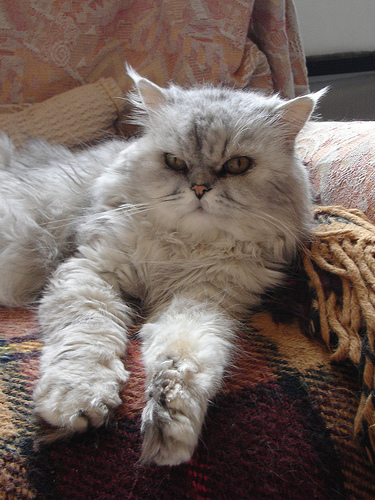
#> input picture DIP LAB FINAL/cat1.jpg, 375 x 500 px
$ jupyter execute 5.histrogram.ipynb
#> lines starting #> are read from the running program, lines starting #| are printed output that depends on the picture
[cell 1]
import cv2 as cv
import numpy as np
import matplotlib.pyplot as plt

image = cv.imread("cat1.jpg")
#> image is the input picture: shape (500, 375, 3); mean B, G, R 95.2, 101.7, 116.1
img = cv.cvtColor(image, cv.COLOR_BGR2GRAY)
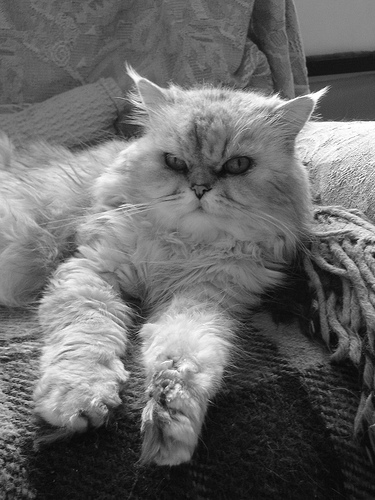
#> img: shape (500, 375); min 3, max 255, mean 105.3
plt.figure(figsize=(20,20))
plt.subplot(2,1,1)
plt.imshow(img, cmap='gray')
plt.axis('off')
img2 = np.copy(img)
row = img2.shape[0]
#> row = 500
column = img2.shape[1]
#> column = 375
img2 = np.reshape(img2,img2.shape[0]*img2.shape[1])
img2
img2=np.sort(img2)
img2.shape
hist = np.zeros(256)
for i in img2:
    hist[i] = hist[i]+1
#> this loop made 187500 passes
#> i on passes 1 to 3: 3, 4, 5
#> after the loop, hist = 256 values, max 2039 at index 19, min 0 at index 0, mean 732.4
hist = hist/(row*column)
#> hist = 256 values, max 0.0109 at index 19, min 0 at index 0, mean 0.00391
hist_difference = np.array([x if i%5 == 0 else 0 for i,x in enumerate(hist)])
#> hist_difference = 256 values, max 0.0104 at index 20, min 0 at index 0, mean 0.000779
plt.subplot(2,1,2)
plt.bar(np.arange(256),hist_difference)
plt.show()
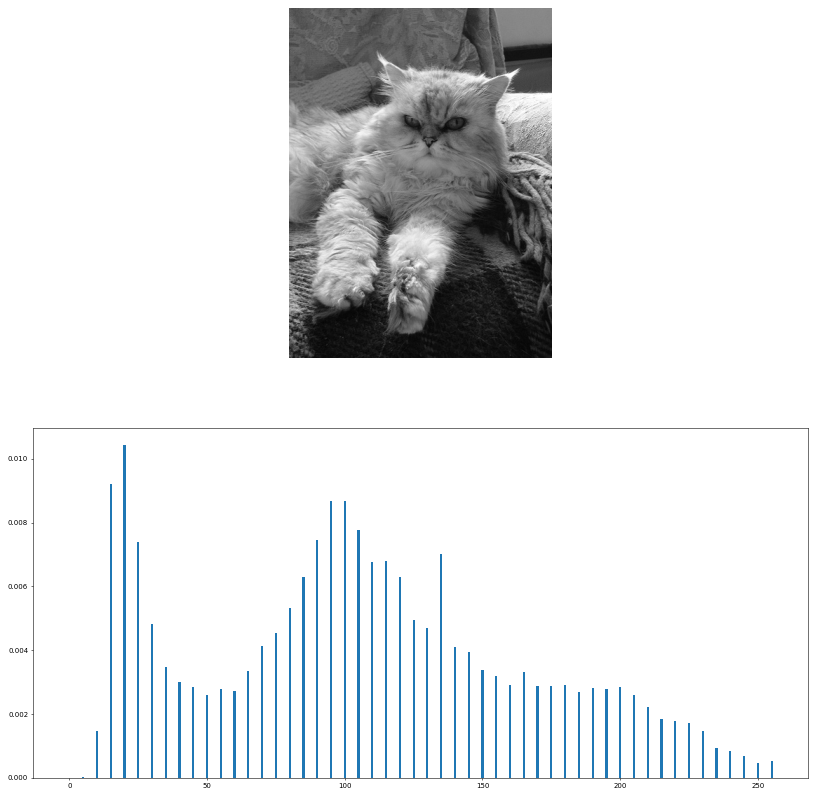
#> figure drawn by matplotlib, 2 panels; panel 2: tallest bar 0.0104 high, from x = 19.6 to 20.4

$ run again, with DIP LAB FINAL/matched.jpg copied over DIP LAB FINAL/cat1.jpg
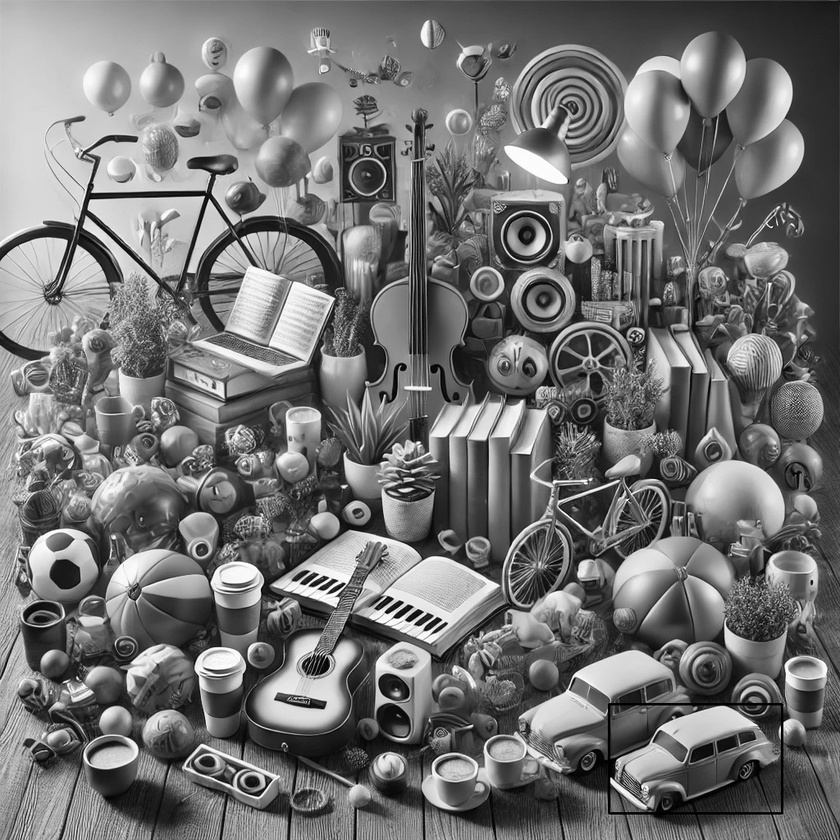
#> input picture DIP LAB FINAL/matched.jpg, 840 x 840 px, shrunk from 1024 x 1024 before the run
#> image is the input picture: shape (840, 840, 3); min 0, max 255, mean 114.5
#> after the loop `for i in img2:`: hist = 256 values, max 5212 at index 46, min 180 at index 254, mean 2756.2
#> `hist = hist/(row*column)`: hist = 256 values, max 0.00739 at index 46, min 0.000255 at index 254, mean 0.00391
#> hist_difference = 256 values, max 0.00708 at index 45, min 0 at index 1, mean 0.000783
#> `plt.show()`:
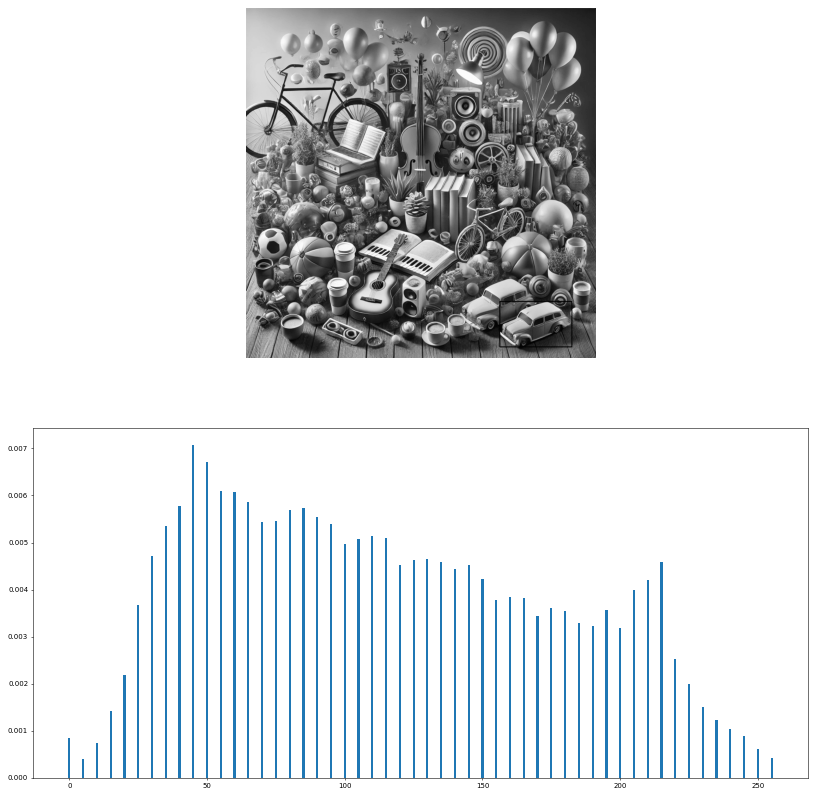
#> figure drawn by matplotlib, 2 panels; panel 2: tallest bar 0.00708 high, from x = 44.6 to 45.4

$ run again, with DIP LAB FINAL/d10.png saved as DIP LAB FINAL/cat1.jpg
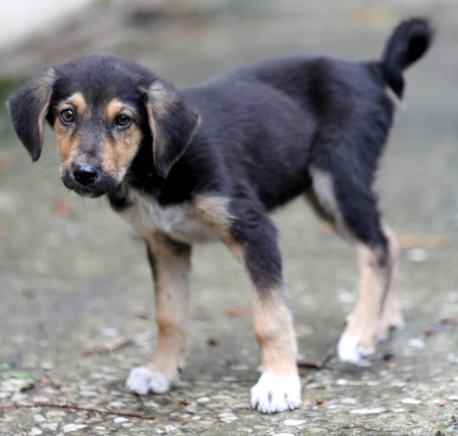
#> input picture DIP LAB FINAL/d10.png, 458 x 436 px
#> image is the input picture: shape (436, 458, 3); mean B, G, R 135.1, 134.4, 136.1
#> `img = cv.cvtColor(image, cv.COLOR_BGR2GRAY)`:
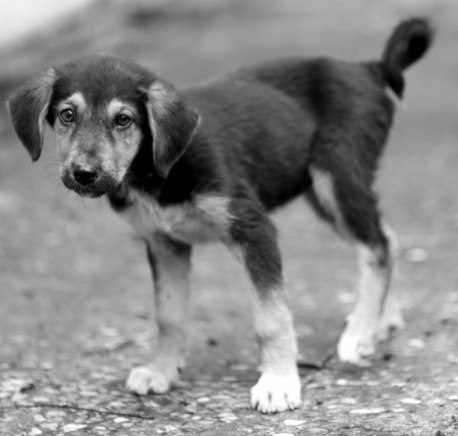
#> img: shape (436, 458); min 0, max 255, mean 135
#> after the loop `for i in img2:`: hist = 256 values, max 3952 at index 158, min 61 at index 248, mean 780
#> `hist = hist/(row*column)`: hist = 256 values, max 0.0198 at index 158, min 0.000305 at index 248, mean 0.00391
#> hist_difference = 256 values, max 0.0178 at index 160, min 0 at index 1, mean 0.000775
#> `plt.show()`:
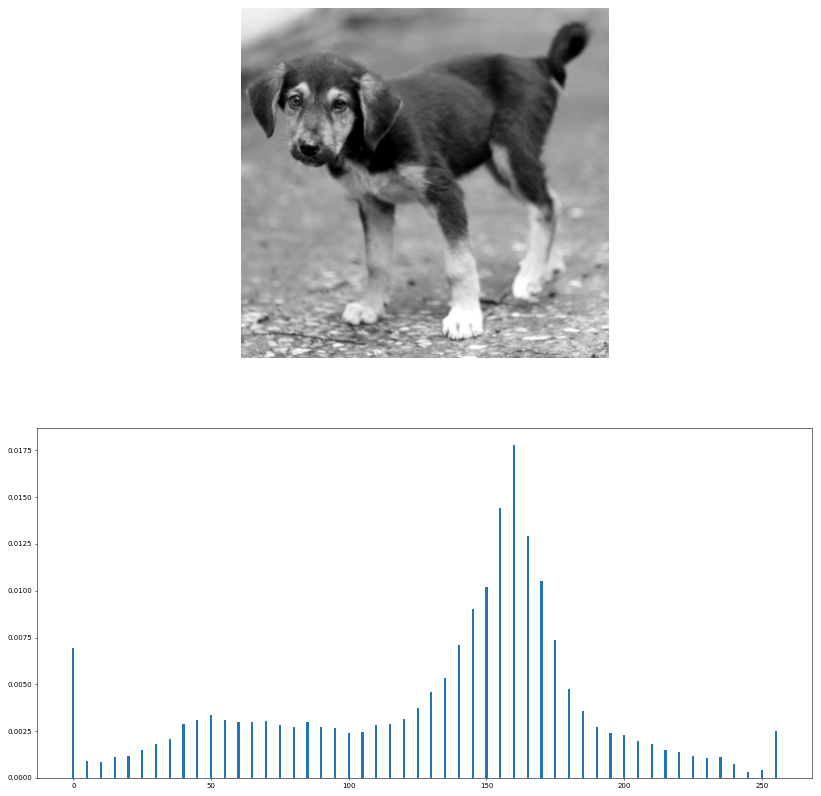
#> figure drawn by matplotlib, 2 panels; panel 2: tallest bar 0.0178 high, from x = 159.6 to 160.4

$ run again, with DIP LAB FINAL/image.png saved as DIP LAB FINAL/cat1.jpg
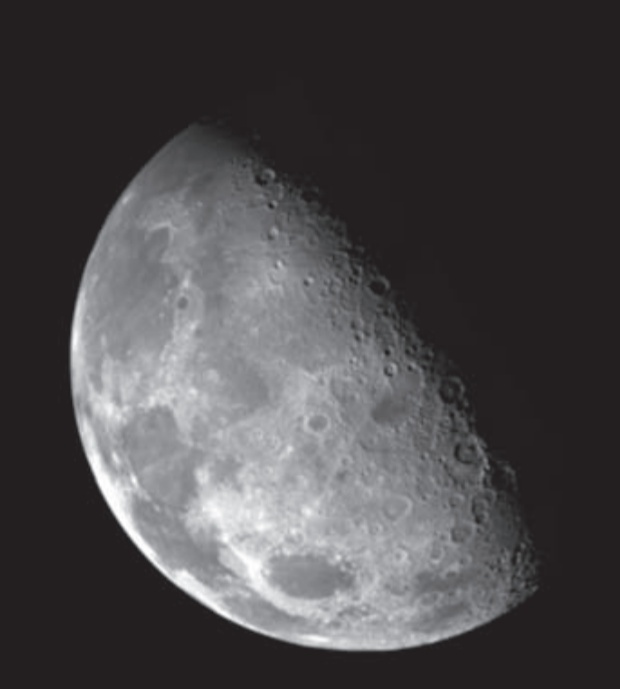
#> input picture DIP LAB FINAL/image.png, 620 x 689 px
#> image is the input picture: shape (689, 620, 3); mean B, G, R 74.6, 72.8, 74.9
#> the loop `for i in img2:` made 427180 passes
#> i on passes 1 to 3: 29, 29, 29
#> after the loop `for i in img2:`: hist = 256 values, max 227697 at index 32, min 0 at index 0, mean 1668.7
#> `hist = hist/(row*column)`: hist = 256 values, max 0.533 at index 32, min 0 at index 0, mean 0.00391
#> hist_difference = 256 values, max 0.00514 at index 145, min 0 at index 0, mean 0.000319
#> `plt.show()`:
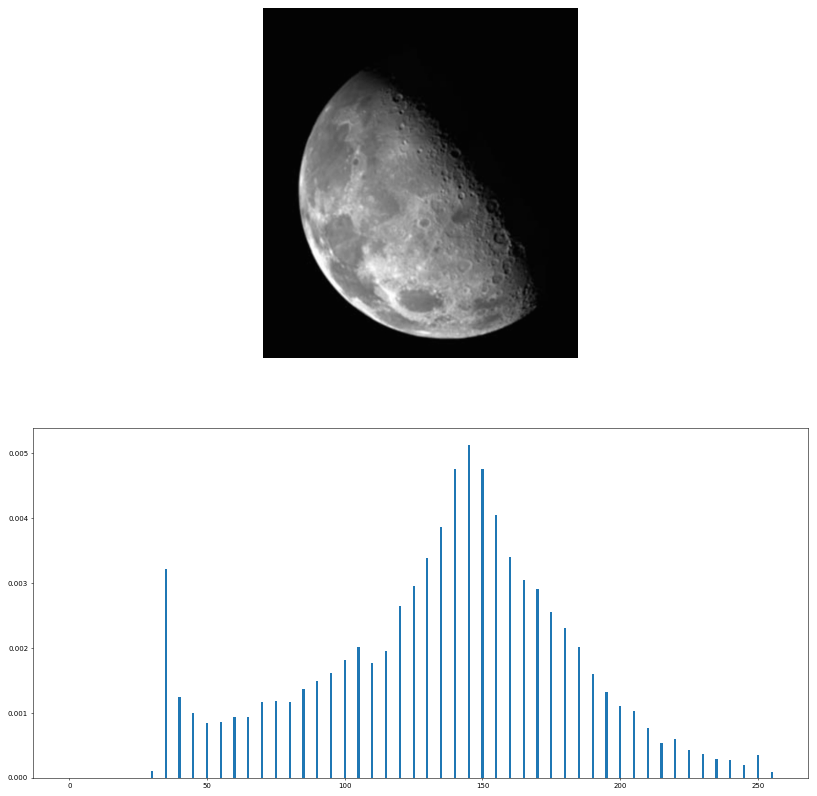
#> figure drawn by matplotlib, 2 panels; panel 2: tallest bar 0.00514 high, from x = 144.6 to 145.4
